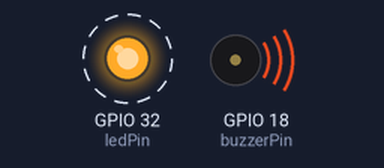
Bench run of a sketch on a simulated ESP32. On the bench: output pins drawn as LEDs (lit = HIGH), buzzer (waves = sounding). Dashed ring = blinking.

Above: at 0.15 s.
Timing chart, 0 to 3.0 s (numbered marks = the images above):
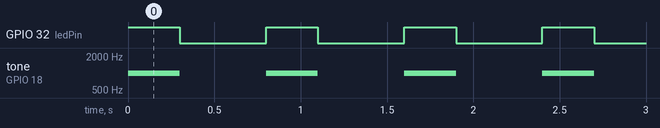

The sketch:

boffin_buzzer_test.ino
```cpp
// Pin definitions
const int ledPin = 32;     // Port 4 - Pin A
const int buzzerPin = 18;  // Port 5 - Pin B

// ESP32 Tone Helper using LEDC PWM
void esp32Tone(int pin, int freq, int duration)
{
  ledcAttach(pin, freq, 8);    // Attach pin with frequency, 8-bit resolution
  ledcWriteTone(pin, freq);    // Start playing tone
  ledcWrite(pin, 127);         // Set 50% duty cycle for max volume!
  delay(duration);             // Wait for duration
  ledcWrite(pin, 0);           // Stop tone
}

void setup() {
  Serial.begin(115200);
  pinMode(ledPin, OUTPUT);
}

void loop() {
  // Turn LED ON and play tone
  digitalWrite(ledPin, HIGH);
  esp32Tone(buzzerPin, 1000, 300); // Play 1000Hz tone for 300ms

  // Turn LED OFF and wait
  digitalWrite(ledPin, LOW);
  delay(500);
}
```

Measured:
- by itself, GPIO 32 (ledPin): alternates HIGH for 0.30 s and LOW for 0.50 s
- by itself, tone on GPIO 18 (buzzerPin): alternates 1000 Hz for 0.30 s and silent for 0.50 s
